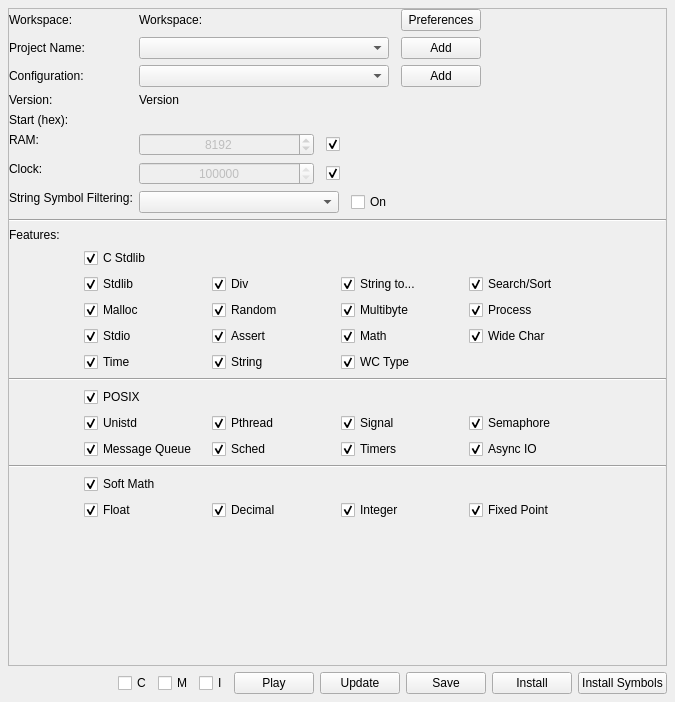
<?xml version="1.0" encoding="UTF-8"?>
<ui version="4.0">
 <class>KernelBuilder</class>
 <widget class="QWidget" name="KernelBuilder">
  <property name="geometry">
   <rect>
    <x>0</x>
    <y>0</y>
    <width>675</width>
    <height>702</height>
   </rect>
  </property>
  <property name="windowTitle">
   <string>Form</string>
  </property>
  <layout class="QVBoxLayout" name="verticalLayout">
   <property name="margin">
    <number>8</number>
   </property>
   <item>
    <widget class="QScrollArea" name="scrollArea">
     <property name="widgetResizable">
      <bool>true</bool>
     </property>
     <widget class="QWidget" name="scrollAreaWidgetContents">
      <property name="geometry">
       <rect>
        <x>0</x>
        <y>0</y>
        <width>657</width>
        <height>642</height>
       </rect>
      </property>
      <layout class="QVBoxLayout" name="verticalLayout_2">
       <property name="margin">
        <number>0</number>
       </property>
       <item>
        <layout class="QFormLayout" name="settingsFormLayout">
         <property name="sizeConstraint">
          <enum>QLayout::SetDefaultConstraint</enum>
         </property>
         <property name="fieldGrowthPolicy">
          <enum>QFormLayout::FieldsStayAtSizeHint</enum>
         </property>
         <property name="labelAlignment">
          <set>Qt::AlignLeading|Qt::AlignLeft|Qt::AlignVCenter</set>
         </property>
         <property name="formAlignment">
          <set>Qt::AlignLeading|Qt::AlignLeft|Qt::AlignTop</set>
         </property>
         <property name="horizontalSpacing">
          <number>6</number>
         </property>
         <property name="verticalSpacing">
          <number>6</number>
         </property>
         <property name="leftMargin">
          <number>0</number>
         </property>
         <property name="bottomMargin">
          <number>0</number>
         </property>
         <item row="2" column="0">
          <widget class="QLabel" name="projectNameLabel">
           <property name="text">
            <string>Project Name:</string>
           </property>
          </widget>
         </item>
         <item row="5" column="0">
          <widget class="QLabel" name="startLabel">
           <property name="sizePolicy">
            <sizepolicy hsizetype="Preferred" vsizetype="Fixed">
             <horstretch>0</horstretch>
             <verstretch>0</verstretch>
            </sizepolicy>
           </property>
           <property name="text">
            <string>Start (hex):</string>
           </property>
          </widget>
         </item>
         <item row="6" column="0">
          <widget class="QLabel" name="ramLabel">
           <property name="sizePolicy">
            <sizepolicy hsizetype="Preferred" vsizetype="Fixed">
             <horstretch>0</horstretch>
             <verstretch>0</verstretch>
            </sizepolicy>
           </property>
           <property name="text">
            <string>RAM:</string>
           </property>
          </widget>
         </item>
         <item row="6" column="1">
          <layout class="QHBoxLayout" name="ramHorizontalLayout">
           <property name="spacing">
            <number>12</number>
           </property>
           <item>
            <widget class="QSpinBox" name="ramSpinBox">
             <property name="enabled">
              <bool>false</bool>
             </property>
             <property name="minimumSize">
              <size>
               <width>175</width>
               <height>0</height>
              </size>
             </property>
             <property name="alignment">
              <set>Qt::AlignCenter</set>
             </property>
             <property name="minimum">
              <number>2048</number>
             </property>
             <property name="maximum">
              <number>32768</number>
             </property>
             <property name="singleStep">
              <number>2048</number>
             </property>
             <property name="value">
              <number>8192</number>
             </property>
            </widget>
           </item>
           <item>
            <widget class="QCheckBox" name="ramLockCheckBox">
             <property name="text">
              <string/>
             </property>
             <property name="checked">
              <bool>true</bool>
             </property>
            </widget>
           </item>
          </layout>
         </item>
         <item row="8" column="0">
          <widget class="QLabel" name="clockLabel">
           <property name="sizePolicy">
            <sizepolicy hsizetype="Preferred" vsizetype="Fixed">
             <horstretch>0</horstretch>
             <verstretch>0</verstretch>
            </sizepolicy>
           </property>
           <property name="text">
            <string>Clock:</string>
           </property>
          </widget>
         </item>
         <item row="8" column="1">
          <layout class="QHBoxLayout" name="clockHorizontalLayout">
           <property name="spacing">
            <number>12</number>
           </property>
           <item>
            <widget class="QSpinBox" name="clockSpinBox">
             <property name="enabled">
              <bool>false</bool>
             </property>
             <property name="minimumSize">
              <size>
               <width>175</width>
               <height>0</height>
              </size>
             </property>
             <property name="alignment">
              <set>Qt::AlignCenter</set>
             </property>
             <property name="minimum">
              <number>12000000</number>
             </property>
             <property name="maximum">
              <number>120000000</number>
             </property>
             <property name="singleStep">
              <number>12000000</number>
             </property>
             <property name="value">
              <number>72000000</number>
             </property>
            </widget>
           </item>
           <item>
            <widget class="QCheckBox" name="clockLockCheckBox">
             <property name="text">
              <string/>
             </property>
             <property name="checked">
              <bool>true</bool>
             </property>
            </widget>
           </item>
          </layout>
         </item>
         <item row="10" column="0">
          <widget class="QLabel" name="strictSymbolFilteringLabel">
           <property name="sizePolicy">
            <sizepolicy hsizetype="Preferred" vsizetype="Fixed">
             <horstretch>0</horstretch>
             <verstretch>0</verstretch>
            </sizepolicy>
           </property>
           <property name="text">
            <string>String Symbol Filtering:</string>
           </property>
          </widget>
         </item>
         <item row="10" column="1">
          <layout class="QHBoxLayout" name="strictSymbolFilteringHorizontalLayout">
           <property name="spacing">
            <number>12</number>
           </property>
           <item>
            <widget class="QComboBox" name="strictSymbolFilteringComboBox">
             <property name="minimumSize">
              <size>
               <width>200</width>
               <height>0</height>
              </size>
             </property>
            </widget>
           </item>
           <item>
            <widget class="QCheckBox" name="strictSymbolFilteringCheckBox">
             <property name="text">
              <string>On</string>
             </property>
            </widget>
           </item>
          </layout>
         </item>
         <item row="4" column="1">
          <widget class="QLabel" name="versionLabel">
           <property name="minimumSize">
            <size>
             <width>300</width>
             <height>0</height>
            </size>
           </property>
           <property name="text">
            <string>Version</string>
           </property>
          </widget>
         </item>
         <item row="4" column="0">
          <widget class="QLabel" name="versionFormLabel">
           <property name="text">
            <string>Version:</string>
           </property>
          </widget>
         </item>
         <item row="5" column="1">
          <widget class="CLineEdit" name="startLineEdit" native="true">
           <property name="minimumSize">
            <size>
             <width>200</width>
             <height>0</height>
            </size>
           </property>
          </widget>
         </item>
         <item row="1" column="0">
          <widget class="QLabel" name="workspaceLabel">
           <property name="text">
            <string>Workspace:</string>
           </property>
          </widget>
         </item>
         <item row="1" column="1">
          <layout class="QHBoxLayout" name="clockHorizontalLayout_2">
           <property name="spacing">
            <number>12</number>
           </property>
           <item>
            <widget class="QLabel" name="workspaceValueLabel">
             <property name="minimumSize">
              <size>
               <width>250</width>
               <height>0</height>
              </size>
             </property>
             <property name="sizeIncrement">
              <size>
               <width>200</width>
               <height>0</height>
              </size>
             </property>
             <property name="text">
              <string>Workspace:</string>
             </property>
            </widget>
           </item>
           <item>
            <widget class="QPushButton" name="workspaceButton">
             <property name="text">
              <string>Preferences</string>
             </property>
            </widget>
           </item>
          </layout>
         </item>
         <item row="3" column="0">
          <widget class="QLabel" name="configurationLabel">
           <property name="text">
            <string>Configuration:</string>
           </property>
          </widget>
         </item>
         <item row="3" column="1">
          <layout class="QHBoxLayout" name="configurationHorizontalLayout">
           <property name="spacing">
            <number>12</number>
           </property>
           <item>
            <widget class="QComboBox" name="configurationComboBox">
             <property name="sizePolicy">
              <sizepolicy hsizetype="MinimumExpanding" vsizetype="Fixed">
               <horstretch>0</horstretch>
               <verstretch>0</verstretch>
              </sizepolicy>
             </property>
             <property name="minimumSize">
              <size>
               <width>250</width>
               <height>0</height>
              </size>
             </property>
            </widget>
           </item>
           <item>
            <widget class="QPushButton" name="configurationAddButton">
             <property name="text">
              <string>Add</string>
             </property>
            </widget>
           </item>
          </layout>
         </item>
         <item row="2" column="1">
          <layout class="QHBoxLayout" name="projectHorizontalLayout">
           <property name="spacing">
            <number>12</number>
           </property>
           <item>
            <widget class="QComboBox" name="projectComboBox">
             <property name="sizePolicy">
              <sizepolicy hsizetype="MinimumExpanding" vsizetype="Fixed">
               <horstretch>0</horstretch>
               <verstretch>0</verstretch>
              </sizepolicy>
             </property>
             <property name="minimumSize">
              <size>
               <width>250</width>
               <height>0</height>
              </size>
             </property>
            </widget>
           </item>
           <item>
            <widget class="QPushButton" name="projectAddButton">
             <property name="text">
              <string>Add</string>
             </property>
            </widget>
           </item>
          </layout>
         </item>
        </layout>
       </item>
       <item>
        <widget class="Line" name="topLIne">
         <property name="frameShadow">
          <enum>QFrame::Sunken</enum>
         </property>
         <property name="orientation">
          <enum>Qt::Horizontal</enum>
         </property>
        </widget>
       </item>
       <item>
        <widget class="QLabel" name="featuresLabel">
         <property name="text">
          <string>Features:</string>
         </property>
        </widget>
       </item>
       <item>
        <layout class="QGridLayout" name="cstdlibLayout">
         <property name="leftMargin">
          <number>75</number>
         </property>
         <property name="rightMargin">
          <number>75</number>
         </property>
         <item row="1" column="0">
          <widget class="QCheckBox" name="standardCStdlib">
           <property name="text">
            <string>Stdlib</string>
           </property>
           <property name="checked">
            <bool>true</bool>
           </property>
          </widget>
         </item>
         <item row="0" column="0">
          <widget class="QCheckBox" name="standardCLib">
           <property name="text">
            <string>C Stdlib</string>
           </property>
           <property name="checked">
            <bool>true</bool>
           </property>
          </widget>
         </item>
         <item row="1" column="1">
          <widget class="QCheckBox" name="standardCDiv">
           <property name="text">
            <string>Div</string>
           </property>
           <property name="checked">
            <bool>true</bool>
           </property>
          </widget>
         </item>
         <item row="1" column="2">
          <widget class="QCheckBox" name="standardCStringTo">
           <property name="text">
            <string>String to...</string>
           </property>
           <property name="checked">
            <bool>true</bool>
           </property>
          </widget>
         </item>
         <item row="1" column="3">
          <widget class="QCheckBox" name="standardCSearch">
           <property name="text">
            <string>Search/Sort</string>
           </property>
           <property name="checked">
            <bool>true</bool>
           </property>
          </widget>
         </item>
         <item row="7" column="0">
          <widget class="QCheckBox" name="standardCMalloc">
           <property name="text">
            <string>Malloc</string>
           </property>
           <property name="checked">
            <bool>true</bool>
           </property>
          </widget>
         </item>
         <item row="7" column="1">
          <widget class="QCheckBox" name="standardCRandom">
           <property name="text">
            <string>Random</string>
           </property>
           <property name="checked">
            <bool>true</bool>
           </property>
          </widget>
         </item>
         <item row="9" column="0">
          <widget class="QCheckBox" name="standardCStdio">
           <property name="text">
            <string>Stdio</string>
           </property>
           <property name="checked">
            <bool>true</bool>
           </property>
          </widget>
         </item>
         <item row="9" column="3">
          <widget class="QCheckBox" name="standardCWideChar">
           <property name="text">
            <string>Wide Char</string>
           </property>
           <property name="checked">
            <bool>true</bool>
           </property>
          </widget>
         </item>
         <item row="13" column="0">
          <widget class="QCheckBox" name="standardCTime">
           <property name="text">
            <string>Time</string>
           </property>
           <property name="checked">
            <bool>true</bool>
           </property>
          </widget>
         </item>
         <item row="7" column="2">
          <widget class="QCheckBox" name="standardCMultibyte">
           <property name="text">
            <string>Multibyte</string>
           </property>
           <property name="checked">
            <bool>true</bool>
           </property>
          </widget>
         </item>
         <item row="9" column="1">
          <widget class="QCheckBox" name="standardCAssert">
           <property name="text">
            <string>Assert</string>
           </property>
           <property name="checked">
            <bool>true</bool>
           </property>
          </widget>
         </item>
         <item row="9" column="2">
          <widget class="QCheckBox" name="standardCMath">
           <property name="text">
            <string>Math</string>
           </property>
           <property name="checked">
            <bool>true</bool>
           </property>
          </widget>
         </item>
         <item row="13" column="1">
          <widget class="QCheckBox" name="standardCString">
           <property name="text">
            <string>String</string>
           </property>
           <property name="checked">
            <bool>true</bool>
           </property>
          </widget>
         </item>
         <item row="13" column="2">
          <widget class="QCheckBox" name="standardCWCType">
           <property name="text">
            <string>WC Type</string>
           </property>
           <property name="checked">
            <bool>true</bool>
           </property>
          </widget>
         </item>
         <item row="7" column="3">
          <widget class="QCheckBox" name="standardCProcess">
           <property name="text">
            <string>Process</string>
           </property>
           <property name="checked">
            <bool>true</bool>
           </property>
          </widget>
         </item>
        </layout>
       </item>
       <item>
        <widget class="Line" name="middleLine">
         <property name="midLineWidth">
          <number>0</number>
         </property>
         <property name="orientation">
          <enum>Qt::Horizontal</enum>
         </property>
        </widget>
       </item>
       <item>
        <layout class="QGridLayout" name="posixLayout">
         <property name="leftMargin">
          <number>75</number>
         </property>
         <property name="rightMargin">
          <number>75</number>
         </property>
         <property name="horizontalSpacing">
          <number>6</number>
         </property>
         <item row="0" column="0">
          <widget class="QCheckBox" name="posix">
           <property name="text">
            <string>POSIX</string>
           </property>
           <property name="checked">
            <bool>true</bool>
           </property>
          </widget>
         </item>
         <item row="1" column="0">
          <widget class="QCheckBox" name="posixUnistd">
           <property name="text">
            <string>Unistd</string>
           </property>
           <property name="checked">
            <bool>true</bool>
           </property>
          </widget>
         </item>
         <item row="1" column="1">
          <widget class="QCheckBox" name="posixPthread">
           <property name="text">
            <string>Pthread</string>
           </property>
           <property name="checked">
            <bool>true</bool>
           </property>
          </widget>
         </item>
         <item row="1" column="2">
          <widget class="QCheckBox" name="posixSignal">
           <property name="text">
            <string>Signal</string>
           </property>
           <property name="checked">
            <bool>true</bool>
           </property>
          </widget>
         </item>
         <item row="1" column="3">
          <widget class="QCheckBox" name="posixSemaphore">
           <property name="text">
            <string>Semaphore</string>
           </property>
           <property name="checked">
            <bool>true</bool>
           </property>
          </widget>
         </item>
         <item row="2" column="0">
          <widget class="QCheckBox" name="posixMessageQueue">
           <property name="text">
            <string>Message Queue</string>
           </property>
           <property name="checked">
            <bool>true</bool>
           </property>
          </widget>
         </item>
         <item row="2" column="2">
          <widget class="QCheckBox" name="posixTimers">
           <property name="text">
            <string>Timers</string>
           </property>
           <property name="checked">
            <bool>true</bool>
           </property>
          </widget>
         </item>
         <item row="2" column="3">
          <widget class="QCheckBox" name="posixAio">
           <property name="text">
            <string>Async IO</string>
           </property>
           <property name="checked">
            <bool>true</bool>
           </property>
          </widget>
         </item>
         <item row="2" column="1">
          <widget class="QCheckBox" name="posixSched">
           <property name="text">
            <string>Sched</string>
           </property>
           <property name="checked">
            <bool>true</bool>
           </property>
          </widget>
         </item>
        </layout>
       </item>
       <item>
        <widget class="Line" name="bottomLine">
         <property name="orientation">
          <enum>Qt::Horizontal</enum>
         </property>
        </widget>
       </item>
       <item>
        <layout class="QGridLayout" name="softMathLayout">
         <property name="leftMargin">
          <number>75</number>
         </property>
         <property name="rightMargin">
          <number>75</number>
         </property>
         <item row="0" column="0">
          <widget class="QCheckBox" name="softMath">
           <property name="text">
            <string>Soft Math</string>
           </property>
           <property name="checked">
            <bool>true</bool>
           </property>
          </widget>
         </item>
         <item row="1" column="2">
          <widget class="QCheckBox" name="integers">
           <property name="text">
            <string>Integer</string>
           </property>
           <property name="checked">
            <bool>true</bool>
           </property>
          </widget>
         </item>
         <item row="1" column="0">
          <widget class="QCheckBox" name="softFloat">
           <property name="text">
            <string>Float</string>
           </property>
           <property name="checked">
            <bool>true</bool>
           </property>
          </widget>
         </item>
         <item row="1" column="1">
          <widget class="QCheckBox" name="decimal">
           <property name="text">
            <string>Decimal</string>
           </property>
           <property name="checked">
            <bool>true</bool>
           </property>
          </widget>
         </item>
         <item row="1" column="3">
          <widget class="QCheckBox" name="fixedPoint">
           <property name="text">
            <string>Fixed Point</string>
           </property>
           <property name="checked">
            <bool>true</bool>
           </property>
          </widget>
         </item>
         <item row="2" column="0">
          <spacer name="verticalSpacer">
           <property name="orientation">
            <enum>Qt::Vertical</enum>
           </property>
           <property name="sizeHint" stdset="0">
            <size>
             <width>20</width>
             <height>40</height>
            </size>
           </property>
          </spacer>
         </item>
        </layout>
       </item>
      </layout>
     </widget>
    </widget>
   </item>
   <item>
    <layout class="QHBoxLayout" name="buttonsLayout">
     <property name="spacing">
      <number>6</number>
     </property>
     <item>
      <spacer name="horizontalSpacer">
       <property name="orientation">
        <enum>Qt::Horizontal</enum>
       </property>
       <property name="sizeHint" stdset="0">
        <size>
         <width>40</width>
         <height>20</height>
        </size>
       </property>
      </spacer>
     </item>
     <item>
      <widget class="QCheckBox" name="configureCheckBox">
       <property name="text">
        <string>C</string>
       </property>
      </widget>
     </item>
     <item>
      <widget class="QCheckBox" name="makeCheckBox">
       <property name="text">
        <string>M</string>
       </property>
      </widget>
     </item>
     <item>
      <widget class="QCheckBox" name="installCheckBox">
       <property name="text">
        <string>I</string>
       </property>
      </widget>
     </item>
     <item>
      <widget class="QPushButton" name="playButton">
       <property name="text">
        <string>Play</string>
       </property>
      </widget>
     </item>
     <item>
      <widget class="QPushButton" name="updateButton">
       <property name="text">
        <string>Update</string>
       </property>
      </widget>
     </item>
     <item>
      <widget class="QPushButton" name="saveFeaturesButton">
       <property name="text">
        <string>Save</string>
       </property>
      </widget>
     </item>
     <item>
      <widget class="QPushButton" name="installButton">
       <property name="text">
        <string>Install</string>
       </property>
      </widget>
     </item>
     <item>
      <widget class="QPushButton" name="installSymbolsButton">
       <property name="text">
        <string>Install Symbols</string>
       </property>
      </widget>
     </item>
    </layout>
   </item>
  </layout>
 </widget>
 <customwidgets>
  <customwidget>
   <class>CLineEdit</class>
   <extends>QWidget</extends>
   <header>CSdk/CLineEdit.h</header>
   <container>1</container>
  </customwidget>
 </customwidgets>
 <tabstops>
  <tabstop>scrollArea</tabstop>
  <tabstop>ramSpinBox</tabstop>
  <tabstop>ramLockCheckBox</tabstop>
  <tabstop>clockSpinBox</tabstop>
  <tabstop>clockLockCheckBox</tabstop>
  <tabstop>workspaceButton</tabstop>
  <tabstop>strictSymbolFilteringComboBox</tabstop>
  <tabstop>strictSymbolFilteringCheckBox</tabstop>
  <tabstop>standardCLib</tabstop>
  <tabstop>standardCStdlib</tabstop>
  <tabstop>standardCDiv</tabstop>
  <tabstop>standardCStringTo</tabstop>
  <tabstop>standardCSearch</tabstop>
  <tabstop>standardCMalloc</tabstop>
  <tabstop>standardCRandom</tabstop>
  <tabstop>standardCMultibyte</tabstop>
  <tabstop>standardCProcess</tabstop>
  <tabstop>standardCStdio</tabstop>
  <tabstop>standardCAssert</tabstop>
  <tabstop>standardCMath</tabstop>
  <tabstop>standardCWideChar</tabstop>
  <tabstop>standardCTime</tabstop>
  <tabstop>standardCString</tabstop>
  <tabstop>standardCWCType</tabstop>
  <tabstop>posix</tabstop>
  <tabstop>posixUnistd</tabstop>
  <tabstop>posixPthread</tabstop>
  <tabstop>posixSignal</tabstop>
  <tabstop>posixSemaphore</tabstop>
  <tabstop>posixMessageQueue</tabstop>
  <tabstop>posixSched</tabstop>
  <tabstop>posixTimers</tabstop>
  <tabstop>posixAio</tabstop>
  <tabstop>softMath</tabstop>
  <tabstop>softFloat</tabstop>
  <tabstop>decimal</tabstop>
  <tabstop>integers</tabstop>
  <tabstop>fixedPoint</tabstop>
  <tabstop>configureCheckBox</tabstop>
  <tabstop>makeCheckBox</tabstop>
  <tabstop>installCheckBox</tabstop>
  <tabstop>playButton</tabstop>
  <tabstop>updateButton</tabstop>
  <tabstop>saveFeaturesButton</tabstop>
  <tabstop>installSymbolsButton</tabstop>
 </tabstops>
 <resources/>
 <connections>
  <connection>
   <sender>ramLockCheckBox</sender>
   <signal>toggled(bool)</signal>
   <receiver>ramSpinBox</receiver>
   <slot>setDisabled(bool)</slot>
   <hints>
    <hint type="sourcelabel">
     <x>502</x>
     <y>151</y>
    </hint>
    <hint type="destinationlabel">
     <x>345</x>
     <y>151</y>
    </hint>
   </hints>
  </connection>
  <connection>
   <sender>clockLockCheckBox</sender>
   <signal>toggled(bool)</signal>
   <receiver>clockSpinBox</receiver>
   <slot>setDisabled(bool)</slot>
   <hints>
    <hint type="sourcelabel">
     <x>502</x>
     <y>203</y>
    </hint>
    <hint type="destinationlabel">
     <x>345</x>
     <y>203</y>
    </hint>
   </hints>
  </connection>
 </connections>
</ui>
